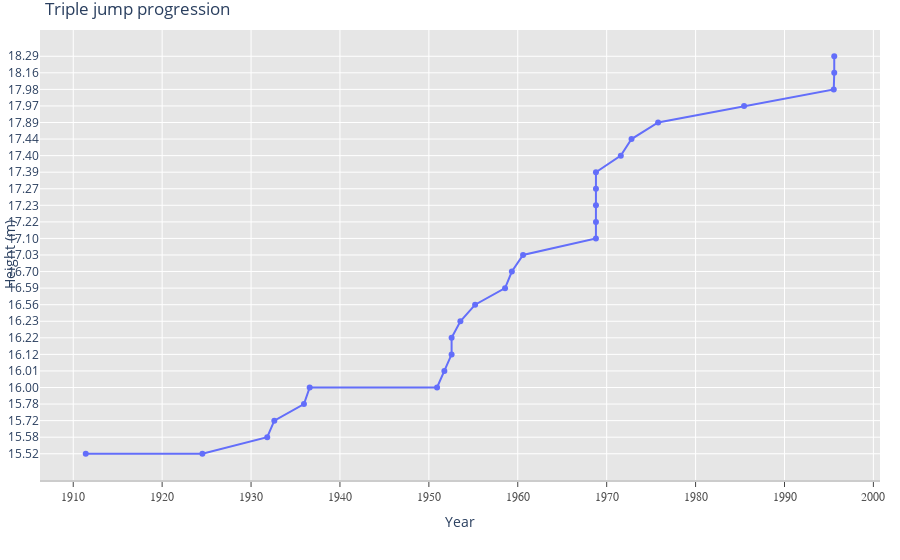

Here is the notebook cell this chart was saved with:
### Code cell
fig = go.Figure()
fig.add_trace(go.Scatter(x=triple_jump_df.Date, y=triple_jump_df.Mark, mode='lines+markers', text=triple_jump_df['Mark'] + ' m' + triple_jump_df['Athlete']))
fig.update_layout(title='Triple jump progression', xaxis_title='Year', yaxis_title='Height (m)')

fig.update_layout(
  xaxis=dict(showline=True, showgrid=True, showticklabels=True, linecolor='rgb(204, 204, 204)', linewidth=2, ticks='outside', 
  tickfont=dict(family='Arial', size=12, color='rgb(82, 82, 82)')),
  autosize=False,
  margin=dict(autoexpand=False, l=40, r=20, t=30),
  plot_bgcolor='rgb(230, 230, 230)')
fig.show()

### Figure 1 — Plotly figure (JSON) as saved in the notebook; plotly's stock layout.template omitted (floating-point values rounded to 4 significant figures)
{"data": [{"mode": "lines+markers", "text": ["15.52 m Dan Ahearn (USA)", "15.52 m Nick Winter (AUS)", "15.58 m Mikio Oda (JPN)", "15.72 m Chuhei Nambu (JPN)", "15.78 m Jack Metcalfe (AUS)", "16.00 m Naoto Tajima (JPN)", "16.00 m Adhemar da Silva (BRA)", "16.01 m Adhemar da Silva (BRA)", "16.12 m Adhemar da Silva (BRA)", "16.22 m Adhemar da Silva (BRA)", "16.23 m Leonid Shcherbakov (URS)", "16.56 m Adhemar da Silva (BRA)", "16.59 m Oleg Ryakhovskiy (URS)", "16.70 m Oleg Fyodoseyev (URS)", "17.03 m Józef Szmidt (POL)", "17.10 m Giuseppe Gentile (ITA)", "17.22 m Giuseppe Gentile (ITA)", "17.23 m Viktor Sanyeyev (URS)", "17.27 m Nelson Prudêncio (BRA)", "17.39 m Viktor Sanyeyev (URS)", "17.40 m Pedro Pérez (CUB)", "17.44 m Viktor Sanyeyev (URS)", "17.89 m João Carlos de Oliveira (BRA)", "17.97 m Willie Banks (USA)", "17.98 m Jonathan Edwards (GBR)", "18.16 m Jonathan Edwards (GBR)", "18.29 m Jonathan Edwards (GBR)"], "type": "scatter", "x": ["1911-05-30", "1924-07-12", "1931-10-27", "1932-08-14", "1935-12-14", "1936-08-06", "1950-12-03", "1951-09-30", "1952-07-23", "1952-07-23", "1953-07-19", "1955-03-16", "1958-07-28", "1959-05-03", "1960-08-05", "1968-10-16", "1968-10-17", "1968-10-17", "1968-10-17", "1968-10-17", "1971-08-05", "1972-10-17", "1975-10-15", "1985-06-16", "1995-07-18", "1995-08-07", "1995-08-07"], "y": ["15.52", "15.52", "15.58", "15.72", "15.78", "16.00", "16.00", "16.01", "16.12", "16.22", "16.23", "16.56", "16.59", "16.70", "17.03", "17.10", "17.22", "17.23", "17.27", "17.39", "17.40", "17.44", "17.89", "17.97", "17.98", "18.16", "18.29"]}], "layout": {"autosize": false, "margin": {"autoexpand": false, "l": 40, "r": 20, "t": 30}, "plot_bgcolor": "rgb(230, 230, 230)", "title": {"text": "Triple jump progression"}, "xaxis": {"linecolor": "rgb(204, 204, 204)", "linewidth": 2, "showgrid": true, "showline": true, "showticklabels": true, "tickfont": {"color": "rgb(82, 82, 82)", "family": "Arial", "size": 12}, "ticks": "outside", "title": {"text": "Year"}}, "yaxis": {"title": {"text": "Height (m)"}}}}
